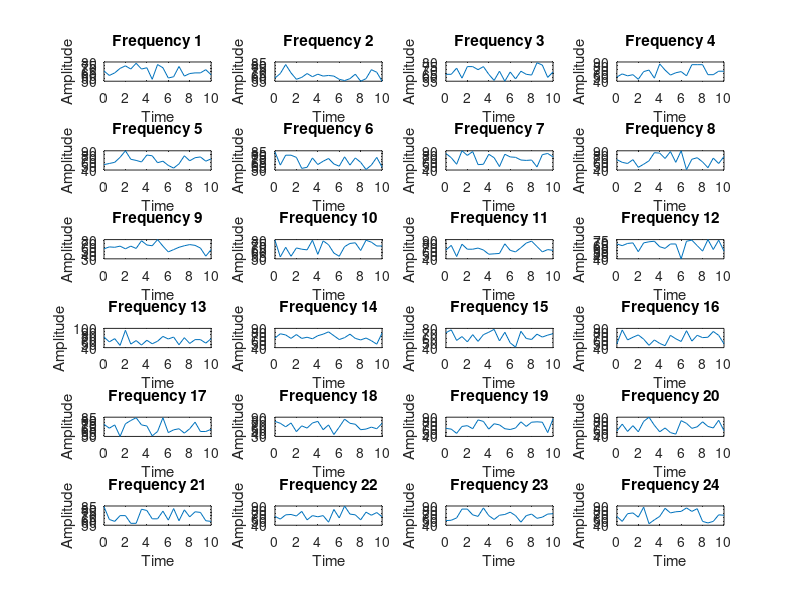

Write the MATLAB code that produced this figure. (Note: this script raises an error after producing the figure.)
% 初始化参数
t_start = 0;
t_end = 10;
step = 0.5;
num_frequencies = 24;
num_times = 21;
mu = 65; % 平均值
sigma = 11; % 标准差

% 生成时间向量
t = t_start:step:t_end;

% 初始化随机数矩阵
ampArr = zeros(num_times, num_frequencies);


ampArr(:, 1) = mu + 7 * randn(size(t));
ampArr(:, 2) = mu + 8 * randn(size(t));
ampArr(:, 3) = mu + 9 * randn(size(t));

% 生成随机数
for i = 4:num_frequencies
    ampArr(:, i) = mu + sigma * randn(size(t));
end

ampArr = round(ampArr);
% 显示结果
disp(ampArr);

disp(size(ampArr));

LArr = zeros(length(t), 1);

for i = 1:num_times
    rowEle = ampArr(i, :);
    LArr(i) = 10 * log10(sum(10 .^ (rowEle / 10)));
end

LArr = round(LArr);
disp(LArr);
save('ampArr.mat', 'ampArr');
disp(size(ampArr))
figure;
for i = 1:num_frequencies
    subplot(6, 4, i); % 创建6x4的子图布局
    plot(t, ampArr(:, i));
    title(['Frequency ', num2str(i)]);
    xlabel('Time');
    ylabel('Amplitude');
end

% 获取最大值和最小值
max_value = max(ampArr, [], 'all');
min_value = min(ampArr, [], 'all');

% 显示结果
disp(['The maximum value in ampArr is: ', num2str(max_value)]);
disp(['The minimum value in ampArr is: ', num2str(min_value)]);